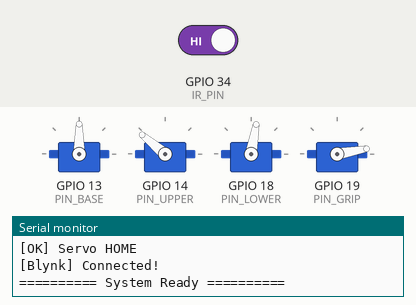
The sketch below on a simulated ESP32. Shown: 4 × servo, the last lines printed to the serial monitor. The test bench sets the inputs (shaded band); at power-on: GPIO 34 (IR_PIN) HIGH. WiFi joins after 1.5 s; servers stay silent unless stated.

Above: at 5.5 s.
5.6 s: GPIO 34 (IR_PIN) driven LOW
At 7.4 s:
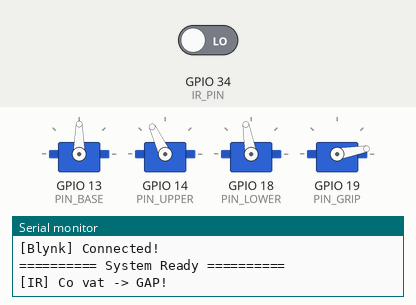
At 10.9 s:
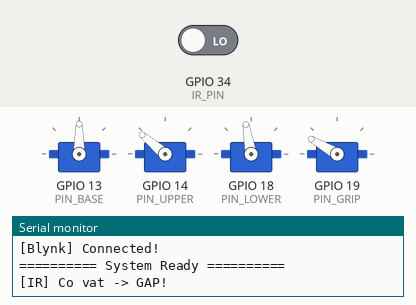
Timing chart, 0 to 20.8 s (numbered marks = the images above; inputs shaded):
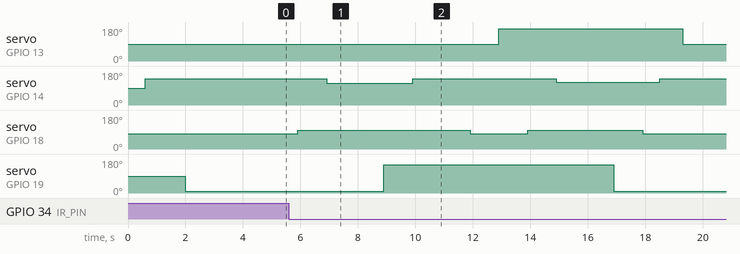

Measured:
- after the input at 5.6 s, servo on GPIO 13 (PIN_BASE): 90° → 170° after 7.3 s, → 90° 6.4 s later; servo on GPIO 14 (PIN_UPPER): 140° → 115° after 1.3 s, → 140° 3.0 s later, → 120° 5.0 s later, → 140° 3.6 s later

The sketch:

IOT_SE08201.ino
```cpp
#define BLYNK_TEMPLATE_ID   "TMPL6TU9L6OPk"
#define BLYNK_TEMPLATE_NAME "IoT Sorter"
#define BLYNK_AUTH_TOKEN    "CGgyjqgCgKT6TcrXhkQsqRhe_nXbi-mT"
#define BLYNK_PRINT Serial

#include <WiFi.h>
#include <BlynkSimpleEsp32.h>
#include <ESP32Servo.h>

const char* WIFI_SSID = "Chien";
const char* WIFI_PASS = "12345678";

#define V_AUTO    V0
#define V_ESTOP   V1
#define V_STATUS  V2
#define V_COLOR   V3
#define V_RED     V4
#define V_GREEN   V5
#define V_BLUE    V6
#define V_TOTAL   V7

#define IR_PIN    34
#define PIN_BASE  13
#define PIN_UPPER 14
#define PIN_LOWER 18
#define PIN_GRIP  19

Servo s1, s2, s3, s4;

bool autoMode = true;
int  cntRed = 0, cntGreen = 0, cntBlue = 0;

BLYNK_CONNECTED() {
    autoMode = true;
    Blynk.virtualWrite(V_AUTO,   1);
    Blynk.virtualWrite(V_STATUS, "READY");
    Blynk.virtualWrite(V_COLOR,  "---");
    Blynk.virtualWrite(V_RED,    cntRed);
    Blynk.virtualWrite(V_GREEN,  cntGreen);
    Blynk.virtualWrite(V_BLUE,   cntBlue);
    Blynk.virtualWrite(V_TOTAL,  cntRed + cntGreen + cntBlue);
    Serial.println("[Blynk] Connected!");
}

BLYNK_WRITE(V_AUTO) {
    autoMode = (param.asInt() == 1);
    Blynk.virtualWrite(V_STATUS, autoMode ? "RUNNING" : "STOPPED");
    Serial.printf("[Blynk] autoMode=%d\n", autoMode);
}

BLYNK_WRITE(V_ESTOP) {
    if (param.asInt() == 1) {
        cntRed = cntGreen = cntBlue = 0;
        Blynk.virtualWrite(V_RED,    0);
        Blynk.virtualWrite(V_GREEN,  0);
        Blynk.virtualWrite(V_BLUE,   0);
        Blynk.virtualWrite(V_TOTAL,  0);
        Blynk.virtualWrite(V_COLOR,  "---");
        Blynk.virtualWrite(V_STATUS, "RESET");
        Serial.println("[Blynk] RESET");
    }
}

void goHome() {
    s3.write(80);  delay(600);
    s2.write(140); delay(800);
    s1.write(90);  delay(600);
    s4.write(10);  delay(500);
}

void pickObject() {
    s3.write(100); delay(1000);
    s2.write(115); delay(2000);
    s4.write(150); delay(1000);
}

void liftUp() {
    s2.write(140); delay(2000);
    s3.write(80);  delay(1000);
}

void dropRight() {
    s1.write(170); delay(1000);
    s3.write(100); delay(1000);
    s2.write(120); delay(2000);
    s4.write(10);  delay(1000);
}

void setup() {
    Serial.begin(115200);
    Serial.println("=== IoT Sorter Boot ===");

    pinMode(IR_PIN, INPUT);

    ESP32PWM::allocateTimer(1);
    ESP32PWM::allocateTimer(2);
    s1.setPeriodHertz(50); s1.attach(PIN_BASE,  500, 2400);
    s2.setPeriodHertz(50); s2.attach(PIN_UPPER, 500, 2400);
    s3.setPeriodHertz(50); s3.attach(PIN_LOWER, 500, 2400);
    s4.setPeriodHertz(50); s4.attach(PIN_GRIP,  500, 2400);

    goHome();
    Serial.println("[OK] Servo HOME");

    Blynk.begin(BLYNK_AUTH_TOKEN, WIFI_SSID, WIFI_PASS);
    Serial.println("========== System Ready ==========");
}

void loop() {
    Blynk.run();

    if (!autoMode) { delay(200); return; }

    if (digitalRead(IR_PIN) == LOW) {
        delay(300);
        if (digitalRead(IR_PIN) != LOW) return;
Blynk.virtualWrite(V_STATUS, "PICKING");
        Serial.println("[IR] Co vat -> GAP!");

        pickObject();
        liftUp();
        dropRight();
        goHome();

        // Chưa có TCS → đếm vào total, chờ phân màu sau
        cntRed++;   // tạm đếm vào Red đến khi có TCS
        Blynk.virtualWrite(V_RED,   cntRed);
        Blynk.virtualWrite(V_TOTAL, cntRed + cntGreen + cntBlue);
        Blynk.virtualWrite(V_STATUS, "RUNNING");
        Serial.printf("[OK] Xong — tong: %d\n", cntRed + cntGreen + cntBlue);

        unsigned long t0 = millis();
        while (digitalRead(IR_PIN) == LOW && millis() - t0 < 5000) delay(50);
        delay(1000);
    }

    delay(30);
}
```
